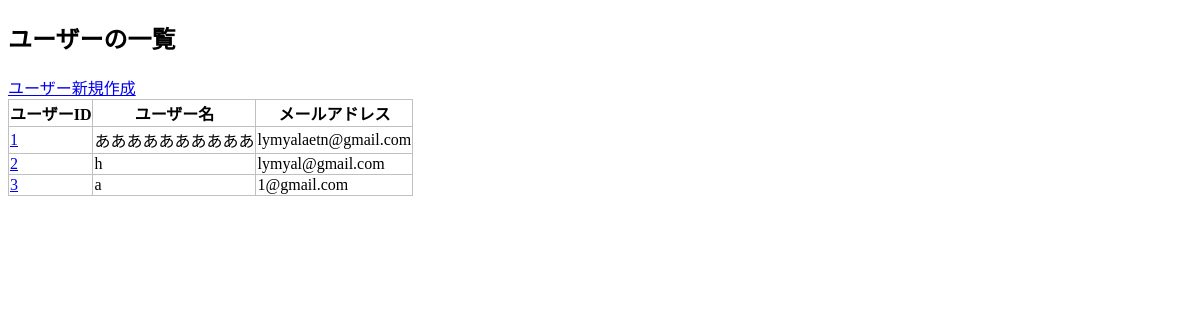
Page /crud/users on the earlier database version.
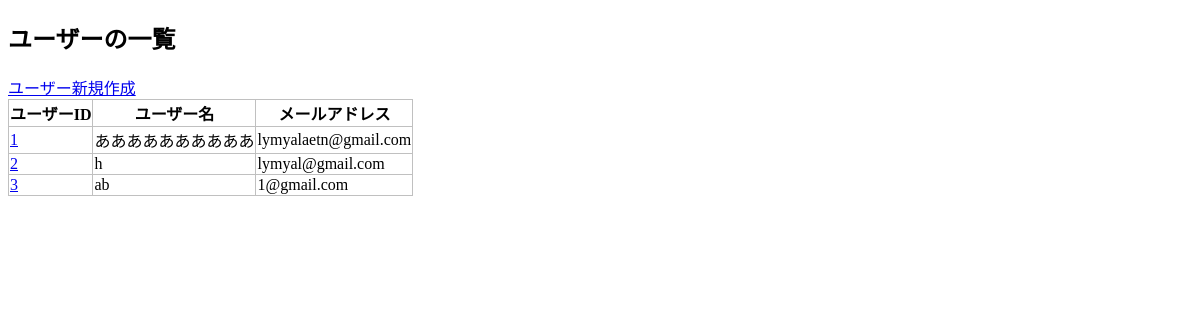
Same page on the later database version.
### apps/crud/models.py (models this page shows, shortened)
class User(db.Model):
    __tablename__="users"
    id=db.Column(db.Integer,primary_key=True)
    username=db.Column(db.String,index=True)
    email=db.Column(db.String,unique=True,index=True)
    password_hash=db.Column(db.String)
    created_at=db.Column(db.DateTime,default=datetime.now)
    updated_at=db.Column(db.DateTime,default=datetime.now,onupdate=datetime.now)
    @property
    def password(self):
        raise AttributeError("読み取り不可")

### apps/crud/views.py (the view)
@crud.route("/users")
def users():
    users=User.query.all()
    return render_template("crud/index.html",users=users)

### apps/crud/templates/crud/index.html (shortened to what this page needs)
{%extends "crud/base.html" %}
{%block content %}
<h2>ユーザーの一覧</h2>
<a href="{{url_for('crud.create_user')}}">ユーザー新規作成</a>
<table>
    <tr>
        <th>ユーザーID</th>
        <th>ユーザー名</th>
        <th>メールアドレス</th>
    </tr>
    {% for user in users %}
    <tr>
        <td><a href="{{url_for('crud.edit_user',user_id=user.id)}}">{{user.id}}</a></td>
        <td>{{user.username}}</td>
        <td>{{user.email}}</td>
    </tr>
    {% endfor %}
</table>
{% endblock %}

Differences in the rows shown:
changed User "1@gmail.com": username "a" → "ab"
